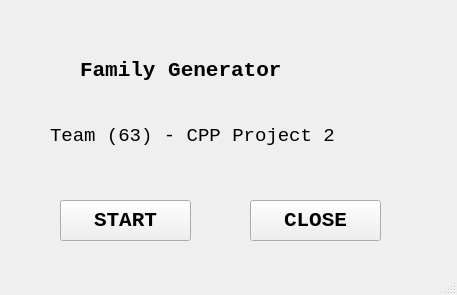
<?xml version="1.0" encoding="UTF-8"?>
<ui version="4.0">
 <class>MainWindow</class>
 <widget class="QMainWindow" name="MainWindow">
  <property name="geometry">
   <rect>
    <x>0</x>
    <y>0</y>
    <width>457</width>
    <height>295</height>
   </rect>
  </property>
  <property name="windowTitle">
   <string>ICT1009 Project</string>
  </property>
  <widget class="QWidget" name="centralwidget">
   <widget class="QLabel" name="lbltitle">
    <property name="geometry">
     <rect>
      <x>80</x>
      <y>40</y>
      <width>431</width>
      <height>61</height>
     </rect>
    </property>
    <property name="font">
     <font>
      <family>Courier New</family>
      <pointsize>16</pointsize>
      <weight>75</weight>
      <bold>true</bold>
     </font>
    </property>
    <property name="text">
     <string>Family Generator</string>
    </property>
   </widget>
   <widget class="QLabel" name="lbl_group">
    <property name="geometry">
     <rect>
      <x>50</x>
      <y>110</y>
      <width>651</width>
      <height>51</height>
     </rect>
    </property>
    <property name="font">
     <font>
      <family>Courier New</family>
      <pointsize>14</pointsize>
      <weight>50</weight>
      <bold>false</bold>
     </font>
    </property>
    <property name="text">
     <string>Team (63) - CPP Project 2 </string>
    </property>
   </widget>
   <widget class="QPushButton" name="btn_start">
    <property name="geometry">
     <rect>
      <x>60</x>
      <y>200</y>
      <width>131</width>
      <height>41</height>
     </rect>
    </property>
    <property name="font">
     <font>
      <family>Courier New</family>
      <pointsize>16</pointsize>
      <weight>75</weight>
      <bold>true</bold>
     </font>
    </property>
    <property name="text">
     <string>START</string>
    </property>
   </widget>
   <widget class="QPushButton" name="btn_close">
    <property name="geometry">
     <rect>
      <x>250</x>
      <y>200</y>
      <width>131</width>
      <height>41</height>
     </rect>
    </property>
    <property name="font">
     <font>
      <family>Courier New</family>
      <pointsize>16</pointsize>
      <weight>75</weight>
      <bold>true</bold>
     </font>
    </property>
    <property name="text">
     <string>CLOSE</string>
    </property>
   </widget>
  </widget>
  <widget class="QMenuBar" name="menubar">
   <property name="geometry">
    <rect>
     <x>0</x>
     <y>0</y>
     <width>457</width>
     <height>21</height>
    </rect>
   </property>
  </widget>
  <widget class="QStatusBar" name="statusbar"/>
 </widget>
 <resources/>
 <connections/>
</ui>
